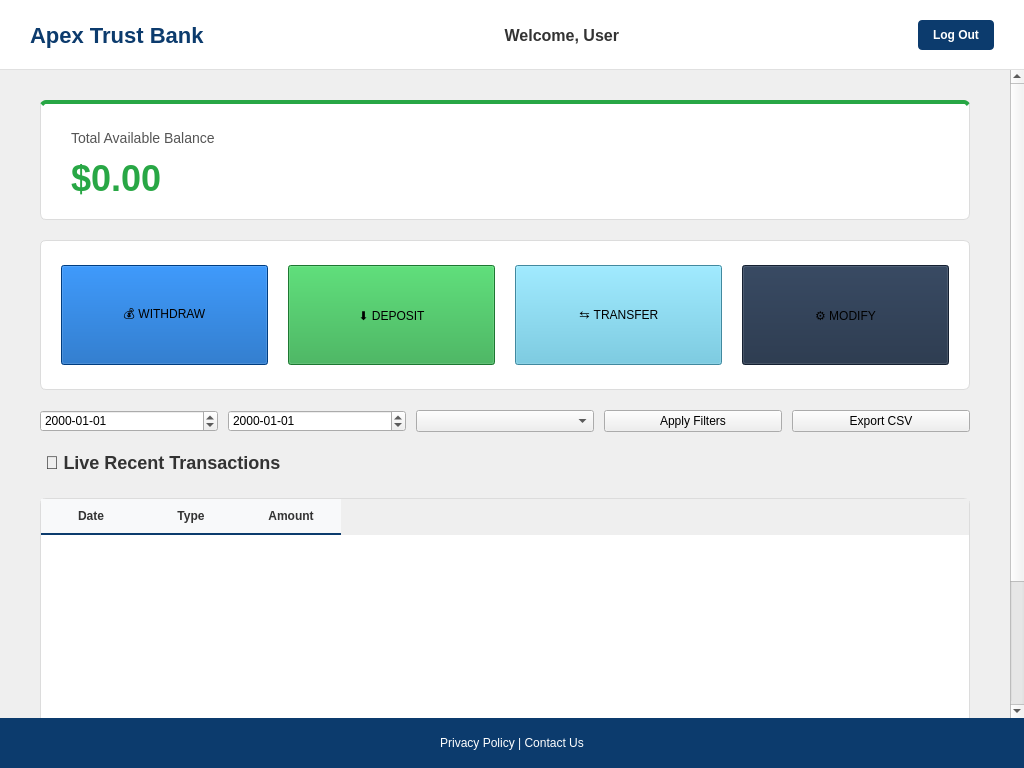
<?xml version="1.0" encoding="UTF-8"?>
<ui version="4.0">
 <class>DashboardWindow</class>
 <widget class="QWidget" name="DashboardWindow">
  <property name="geometry">
   <rect>
    <x>0</x>
    <y>0</y>
    <width>1024</width>
    <height>768</height>
   </rect>
  </property>
  <property name="windowTitle">
   <string>Dashboard - Apex Trust Bank</string>
  </property>
  <property name="styleSheet">
   <string notr="true">
        /* Main Background */
        QWidget#DashboardWindow { background-color: #f0f4f8; }
        QFrame#headerFrame { background-color: white; border-bottom: 1px solid #e0e0e0; }
        QLabel#logoLabel { color: #0c3b6d; font-size: 22px; font-weight: bold; }
        QLabel#welcomeLabel { color: #333; font-size: 16px; font-weight: bold; }
        QPushButton#logoutBtn { background-color: #0c3b6d; color: white; border: none; border-radius: 4px; padding: 8px 15px; font-weight: bold; }
        QPushButton#logoutBtn:hover { background-color: #0a2e55; }
        QFrame#overviewCard { background-color: white; border: 1px solid #dcdcdc; border-radius: 6px; border-top: 4px solid #28a745; }
        QLabel#balanceTitle { color: #555; font-size: 14px; }
        QLabel#balanceValue_1 { color: #28a745; font-size: 36px; font-weight: bold; }
        QFrame#actionsCard { background-color: white; border: 1px solid #dcdcdc; border-radius: 6px; }
        QPushButton.actionBtn { color: white; border-radius: 8px; font-size: 14px; font-weight: bold; padding: 10px; }
        QPushButton#btnWithdraw { background-color: #0056b3; }
        QPushButton#btnDeposit { background-color: #28a745; }
        QPushButton#btnTransfer { background-color: #5bc0de; }
        QPushButton#btnModify { background-color: #1d2d44; }
        QPushButton.actionBtn:hover { opacity: 0.9; }
        QLabel#transTitle { color: #333; font-size: 18px; font-weight: bold; margin-bottom: 5px; }
        QTableWidget { border: 1px solid #dcdcdc; background-color: white; gridline-color: #f0f0f0; font-size: 14px; border-radius: 6px; }
        QHeaderView::section { background-color: #f8f9fa; border: none; border-bottom: 2px solid #0c3b6d; color: #333; font-weight: bold; padding: 8px; }
        QTableWidget::item { padding: 5px; }
        QFrame#footerFrame { background-color: #0c3b6d; }
        QLabel#footerLinks { color: white; }
      </string>
  </property>
  <layout class="QVBoxLayout" name="verticalLayout">
   <property name="spacing">
    <number>0</number>
   </property>
   <property name="leftMargin">
    <number>0</number>
   </property>
   <property name="topMargin">
    <number>0</number>
   </property>
   <property name="rightMargin">
    <number>0</number>
   </property>
   <property name="bottomMargin">
    <number>0</number>
   </property>
   <item>
    <widget class="QFrame" name="headerFrame">
     <property name="minimumSize">
      <size>
       <width>0</width>
       <height>70</height>
      </size>
     </property>
     <layout class="QHBoxLayout" name="horizontalLayout">
      <property name="leftMargin">
       <number>30</number>
      </property>
      <property name="rightMargin">
       <number>30</number>
      </property>
      <item>
       <widget class="QLabel" name="logoLabel">
        <property name="text">
         <string>Apex Trust Bank</string>
        </property>
       </widget>
      </item>
      <item>
       <spacer name="horizontalSpacer">
        <property name="orientation">
         <enum>Qt::Orientation::Horizontal</enum>
        </property>
        <property name="sizeHint" stdset="0">
         <size>
          <width>40</width>
          <height>20</height>
         </size>
        </property>
       </spacer>
      </item>
      <item>
       <widget class="QLabel" name="welcomeLabel">
        <property name="text">
         <string>Welcome, User</string>
        </property>
        <property name="alignment">
         <set>Qt::AlignmentFlag::AlignRight|Qt::AlignmentFlag::AlignTrailing|Qt::AlignmentFlag::AlignVCenter</set>
        </property>
       </widget>
      </item>
      <item>
       <spacer name="horizontalSpacer_2">
        <property name="orientation">
         <enum>Qt::Orientation::Horizontal</enum>
        </property>
        <property name="sizeHint" stdset="0">
         <size>
          <width>20</width>
          <height>20</height>
         </size>
        </property>
       </spacer>
      </item>
      <item>
       <widget class="QPushButton" name="logoutBtn">
        <property name="cursor">
         <cursorShape>PointingHandCursor</cursorShape>
        </property>
        <property name="text">
         <string>Log Out</string>
        </property>
       </widget>
      </item>
     </layout>
    </widget>
   </item>
   <item>
    <widget class="QScrollArea" name="scrollArea">
     <property name="frameShape">
      <enum>QFrame::Shape::NoFrame</enum>
     </property>
     <property name="widgetResizable">
      <bool>true</bool>
     </property>
     <widget class="QWidget" name="scrollContent">
      <property name="geometry">
       <rect>
        <x>0</x>
        <y>0</y>
        <width>1010</width>
        <height>835</height>
       </rect>
      </property>
      <layout class="QVBoxLayout" name="verticalLayout_2">
       <property name="spacing">
        <number>20</number>
       </property>
       <property name="leftMargin">
        <number>40</number>
       </property>
       <property name="topMargin">
        <number>30</number>
       </property>
       <property name="rightMargin">
        <number>40</number>
       </property>
       <property name="bottomMargin">
        <number>30</number>
       </property>
       <item>
        <widget class="QFrame" name="overviewCard">
         <property name="minimumSize">
          <size>
           <width>0</width>
           <height>120</height>
          </size>
         </property>
         <layout class="QVBoxLayout" name="verticalLayout_Balance">
          <property name="leftMargin">
           <number>30</number>
          </property>
          <property name="topMargin">
           <number>20</number>
          </property>
          <property name="bottomMargin">
           <number>20</number>
          </property>
          <item>
           <widget class="QLabel" name="balanceTitle">
            <property name="text">
             <string>Total Available Balance</string>
            </property>
           </widget>
          </item>
          <item>
           <widget class="QLabel" name="balanceValue_1">
            <property name="text">
             <string>$0.00</string>
            </property>
           </widget>
          </item>
         </layout>
        </widget>
       </item>
       <item>
        <widget class="QFrame" name="actionsCard">
         <property name="minimumSize">
          <size>
           <width>0</width>
           <height>150</height>
          </size>
         </property>
         <layout class="QHBoxLayout" name="horizontalLayout_Actions">
          <property name="spacing">
           <number>20</number>
          </property>
          <property name="leftMargin">
           <number>20</number>
          </property>
          <property name="rightMargin">
           <number>20</number>
          </property>
          <item>
           <widget class="QPushButton" name="btnWithdraw">
            <property name="minimumSize">
             <size>
              <width>0</width>
              <height>100</height>
             </size>
            </property>
            <property name="cursor">
             <cursorShape>PointingHandCursor</cursorShape>
            </property>
            <property name="text">
             <string>💰 WITHDRAW</string>
            </property>
            <property name="class" stdset="0">
             <string>actionBtn</string>
            </property>
           </widget>
          </item>
          <item>
           <widget class="QPushButton" name="btnDeposit">
            <property name="minimumSize">
             <size>
              <width>0</width>
              <height>100</height>
             </size>
            </property>
            <property name="cursor">
             <cursorShape>PointingHandCursor</cursorShape>
            </property>
            <property name="text">
             <string>⬇️ DEPOSIT</string>
            </property>
            <property name="class" stdset="0">
             <string>actionBtn</string>
            </property>
           </widget>
          </item>
          <item>
           <widget class="QPushButton" name="btnTransfer">
            <property name="minimumSize">
             <size>
              <width>0</width>
              <height>100</height>
             </size>
            </property>
            <property name="cursor">
             <cursorShape>PointingHandCursor</cursorShape>
            </property>
            <property name="text">
             <string>⇆ TRANSFER</string>
            </property>
            <property name="class" stdset="0">
             <string>actionBtn</string>
            </property>
           </widget>
          </item>
          <item>
           <widget class="QPushButton" name="btnModify">
            <property name="minimumSize">
             <size>
              <width>0</width>
              <height>100</height>
             </size>
            </property>
            <property name="cursor">
             <cursorShape>PointingHandCursor</cursorShape>
            </property>
            <property name="text">
             <string>⚙️ MODIFY</string>
            </property>
            <property name="class" stdset="0">
             <string>actionBtn</string>
            </property>
           </widget>
          </item>
         </layout>
        </widget>
       </item>
       <item>
        <layout class="QHBoxLayout" name="horizontalLayout_filters">
         <property name="spacing">
          <number>10</number>
         </property>
         <item>
          <widget class="QDateEdit" name="fromDateEdit">
           <property name="displayFormat">
            <string>yyyy-MM-dd</string>
           </property>
          </widget>
         </item>
         <item>
          <widget class="QDateEdit" name="toDateEdit">
           <property name="displayFormat">
            <string>yyyy-MM-dd</string>
           </property>
          </widget>
         </item>
         <item>
          <widget class="QComboBox" name="typeCombo"/>
         </item>
         <item>
          <widget class="QPushButton" name="applyFilterBtn">
           <property name="text">
            <string>Apply Filters</string>
           </property>
          </widget>
         </item>
         <item>
          <widget class="QPushButton" name="exportCsvBtn">
           <property name="text">
            <string>Export CSV</string>
           </property>
          </widget>
         </item>
        </layout>
       </item>
       <item>
        <widget class="QLabel" name="transTitle">
         <property name="text">
          <string>🔴 Live Recent Transactions</string>
         </property>
        </widget>
       </item>
       <item>
        <widget class="QTableWidget" name="tableWidget">
         <property name="minimumSize">
          <size>
           <width>0</width>
           <height>350</height>
          </size>
         </property>
         <property name="columnCount">
          <number>3</number>
         </property>
         <column>
          <property name="text">
           <string>Date</string>
          </property>
         </column>
         <column>
          <property name="text">
           <string>Type</string>
          </property>
         </column>
         <column>
          <property name="text">
           <string>Amount</string>
          </property>
         </column>
        </widget>
       </item>
       <item>
        <spacer name="verticalSpacer_End">
         <property name="orientation">
          <enum>Qt::Orientation::Vertical</enum>
         </property>
         <property name="sizeHint" stdset="0">
          <size>
           <width>20</width>
           <height>40</height>
          </size>
         </property>
        </spacer>
       </item>
      </layout>
     </widget>
    </widget>
   </item>
   <item>
    <widget class="QFrame" name="footerFrame">
     <property name="minimumSize">
      <size>
       <width>0</width>
       <height>50</height>
      </size>
     </property>
     <layout class="QHBoxLayout" name="horizontalLayout_Footer">
      <item>
       <widget class="QLabel" name="footerLinks">
        <property name="text">
         <string>Privacy Policy | Contact Us</string>
        </property>
        <property name="alignment">
         <set>Qt::AlignmentFlag::AlignCenter</set>
        </property>
       </widget>
      </item>
     </layout>
    </widget>
   </item>
  </layout>
 </widget>
 <resources/>
 <connections/>
</ui>
